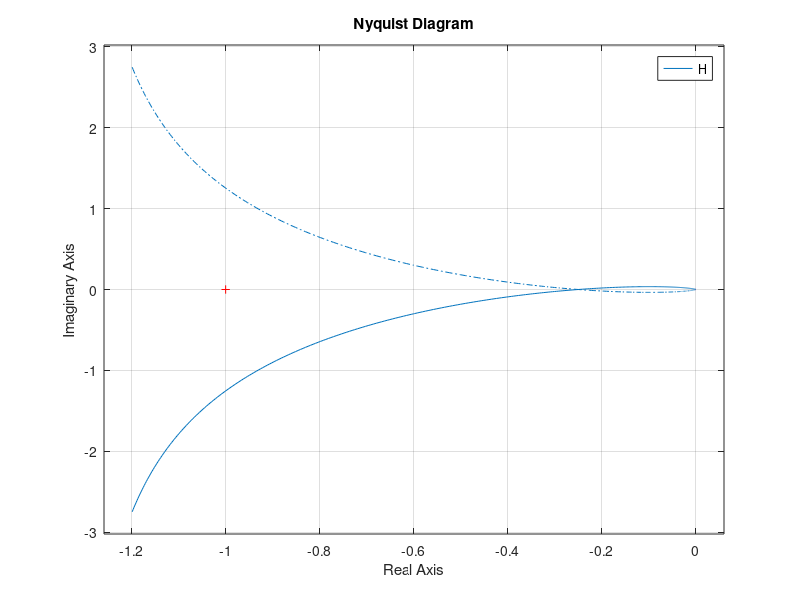

Here is the MATLAB script that generated this plot: (Note: this script raises an error after producing the figure.)
s = tf('s');
H = 3/(s * (s + 1) * (s + 3));
set(gcf,'color','w');
nyquist(H);
export_fig problem2a.pdf;
rlocus(H);
export_fig problem2d.pdf;